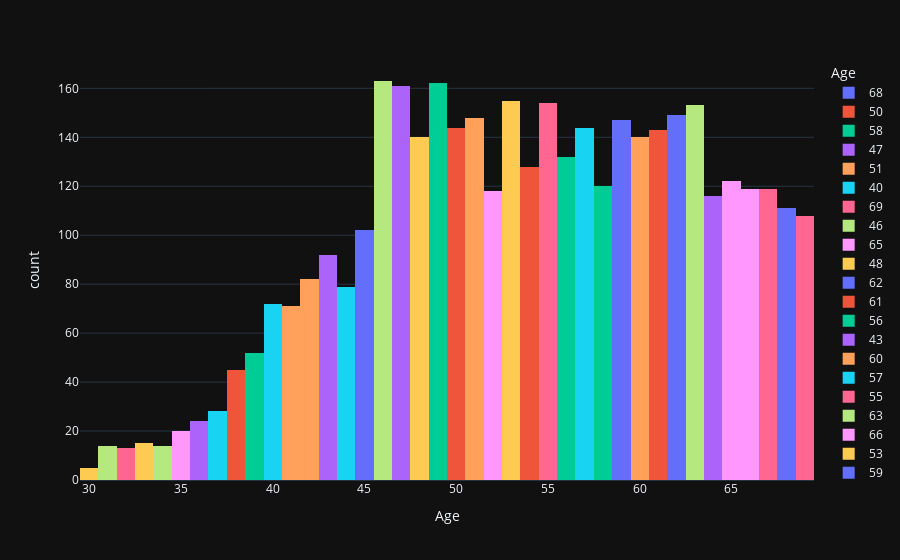
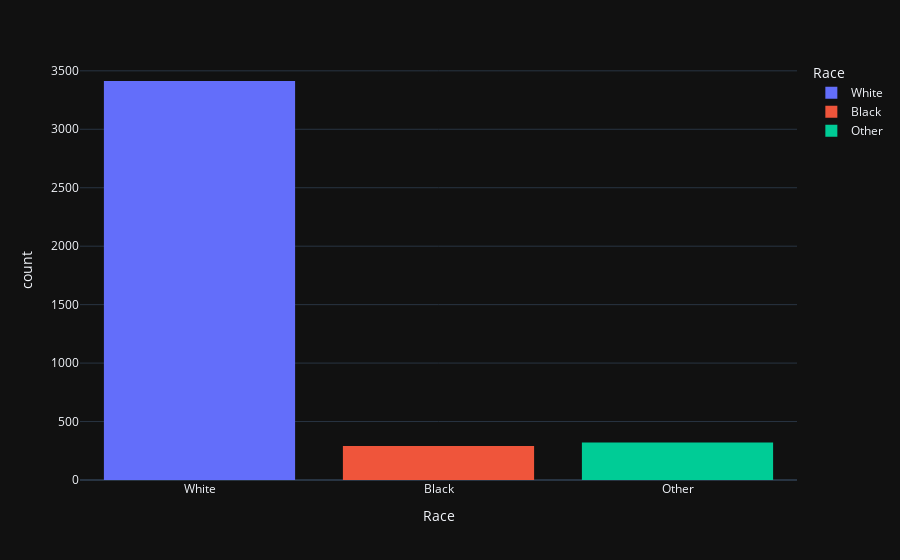
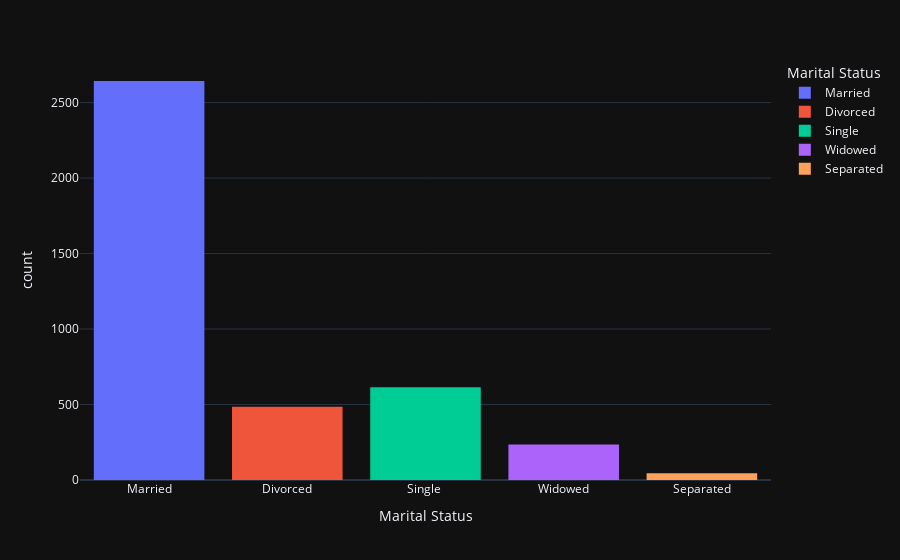
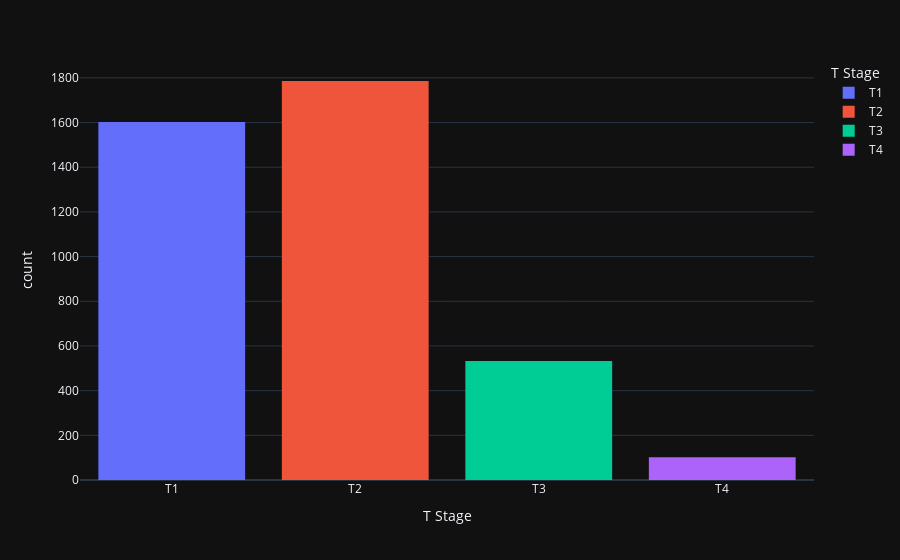

Here is the notebook cell these charts were saved with, in order:
### Code cell
for i in l.columns:
    gra(l,i)

### Figure 1 — Plotly figure (JSON) as saved in the notebook; plotly's stock layout.template omitted (floating-point values rounded to 4 significant figures; data arrays with more than 128 entries replaced by an {"elided": "..."} marker saying what was removed)
{"data": [{"alignmentgroup": "True", "bingroup": "x", "hovertemplate": "Age=%{x}<br>count=%{y}<extra></extra>", "legendgroup": "68", "marker": {"color": "#636efa", "pattern": {"shape": ""}}, "name": "68", "offsetgroup": "68", "orientation": "v", "showlegend": true, "type": "histogram", "x": [68, 68, 68, 68, 68, 68, 68, 68, 68, 68, 68, 68, 68, 68, 68, 68, 68, 68, 68, 68, 68, 68, 68, 68, 68, 68, 68, 68, 68, 68, 68, 68, 68, 68, 68, 68, 68, 68, 68, 68, 68, 68, 68, 68, 68, 68, 68, 68, 68, 68, 68, 68, 68, 68, 68, 68, 68, 68, 68, 68, 68, 68, 68, 68, 68, 68, 68, 68, 68, 68, 68, 68, 68, 68, 68, 68, 68, 68, 68, 68, 68, 68, 68, 68, 68, 68, 68, 68, 68, 68, 68, 68, 68, 68, 68, 68, 68, 68, 68, 68, 68, 68, 68, 68, 68, 68, 68, 68, 68, 68, 68], "xaxis": "x", "yaxis": "y"}, {"alignmentgroup": "True", "bingroup": "x", "hovertemplate": "Age=%{x}<br>count=%{y}<extra></extra>", "legendgroup": "50", "marker": {"color": "#EF553B", "pattern": {"shape": ""}}, "name": "50", "offsetgroup": "50", "orientation": "v", "showlegend": true, "type": "histogram", "x": {"elided": "144 int values"}, "xaxis": "x", "yaxis": "y"}, {"alignmentgroup": "True", "bingroup": "x", "hovertemplate": "Age=%{x}<br>count=%{y}<extra></extra>", "legendgroup": "58", "marker": {"color": "#00cc96", "pattern": {"shape": ""}}, "name": "58", "offsetgroup": "58", "orientation": "v", "showlegend": true, "type": "histogram", "x": [58, 58, 58, 58, 58, 58, 58, 58, 58, 58, 58, 58, 58, 58, 58, 58, 58, 58, 58, 58, 58, 58, 58, 58, 58, 58, 58, 58, 58, 58, 58, 58, 58, 58, 58, 58, 58, 58, 58, 58, 58, 58, 58, 58, 58, 58, 58, 58, 58, 58, 58, 58, 58, 58, 58, 58, 58, 58, 58, 58, 58, 58, 58, 58, 58, 58, 58, 58, 58, 58, 58, 58, 58, 58, 58, 58, 58, 58, 58, 58, 58, 58, 58, 58, 58, 58, 58, 58, 58, 58, 58, 58, 58, 58, 58, 58, 58, 58, 58, 58, 58, 58, 58, 58, 58, 58, 58, 58, 58, 58, 58, 58, 58, 58, 58, 58, 58, 58, 58, 58], "xaxis": "x", "yaxis": "y"}, {"alignmentgroup": "True", "bingroup": "x", "hovertemplate": "Age=%{x}<br>count=%{y}<extra></extra>", "legendgroup": "47", "marker": {"color": "#ab63fa", "pattern": {"shape": ""}}, "name": "47", "offsetgroup": "47", "orientation": "v", "showlegend": true, "type": "histogram", "x": {"elided": "161 int values"}, "xaxis": "x", "yaxis": "y"}, {"alignmentgroup": "True", "bingroup": "x", "hovertemplate": "Age=%{x}<br>count=%{y}<extra></extra>", "legendgroup": "51", "marker": {"color": "#FFA15A", "pattern": {"shape": ""}}, "name": "51", "offsetgroup": "51", "orientation": "v", "showlegend": true, "type": "histogram", "x": {"elided": "148 int values"}, "xaxis": "x", "yaxis": "y"}, {"alignmentgroup": "True", "bingroup": "x", "hovertemplate": "Age=%{x}<br>count=%{y}<extra></extra>", "legendgroup": "40", "marker": {"color": "#19d3f3", "pattern": {"shape": ""}}, "name": "40", "offsetgroup": "40", "orientation": "v", "showlegend": true, "type": "histogram", "x": [40, 40, 40, 40, 40, 40, 40, 40, 40, 40, 40, 40, 40, 40, 40, 40, 40, 40, 40, 40, 40, 40, 40, 40, 40, 40, 40, 40, 40, 40, 40, 40, 40, 40, 40, 40, 40, 40, 40, 40, 40, 40, 40, 40, 40, 40, 40, 40, 40, 40, 40, 40, 40, 40, 40, 40, 40, 40, 40, 40, 40, 40, 40, 40, 40, 40, 40, 40, 40, 40, 40, 40], "xaxis": "x", "yaxis": "y"}, {"alignmentgroup": "True", "bingroup": "x", "hovertemplate": "Age=%{x}<br>count=%{y}<extra></extra>", "legendgroup": "69", "marker": {"color": "#FF6692", "pattern": {"shape": ""}}, "name": "69", "offsetgroup": "69", "orientation": "v", "showlegend": true, "type": "histogram", "x": [69, 69, 69, 69, 69, 69, 69, 69, 69, 69, 69, 69, 69, 69, 69, 69, 69, 69, 69, 69, 69, 69, 69, 69, 69, 69, 69, 69, 69, 69, 69, 69, 69, 69, 69, 69, 69, 69, 69, 69, 69, 69, 69, 69, 69, 69, 69, 69, 69, 69, 69, 69, 69, 69, 69, 69, 69, 69, 69, 69, 69, 69, 69, 69, 69, 69, 69, 69, 69, 69, 69, 69, 69, 69, 69, 69, 69, 69, 69, 69, 69, 69, 69, 69, 69, 69, 69, 69, 69, 69, 69, 69, 69, 69, 69, 69, 69, 69, 69, 69, 69, 69, 69, 69, 69, 69, 69, 69], "xaxis": "x", "yaxis": "y"}, {"alignmentgroup": "True", "bingroup": "x", "hovertemplate": "Age=%{x}<br>count=%{y}<extra></extra>", "legendgroup": "46", "marker": {"color": "#B6E880", "pattern": {"shape": ""}}, "name": "46", "offsetgroup": "46", "orientation": "v", "showlegend": true, "type": "histogram", "x": {"elided": "163 int values"}, "xaxis": "x", "yaxis": "y"}, {"alignmentgroup": "True", "bingroup": "x", "hovertemplate": "Age=%{x}<br>count=%{y}<extra></extra>", "legendgroup": "65", "marker": {"color": "#FF97FF", "pattern": {"shape": ""}}, "name": "65", "offsetgroup": "65", "orientation": "v", "showlegend": true, "type": "histogram", "x": [65, 65, 65, 65, 65, 65, 65, 65, 65, 65, 65, 65, 65, 65, 65, 65, 65, 65, 65, 65, 65, 65, 65, 65, 65, 65, 65, 65, 65, 65, 65, 65, 65, 65, 65, 65, 65, 65, 65, 65, 65, 65, 65, 65, 65, 65, 65, 65, 65, 65, 65, 65, 65, 65, 65, 65, 65, 65, 65, 65, 65, 65, 65, 65, 65, 65, 65, 65, 65, 65, 65, 65, 65, 65, 65, 65, 65, 65, 65, 65, 65, 65, 65, 65, 65, 65, 65, 65, 65, 65, 65, 65, 65, 65, 65, 65, 65, 65, 65, 65, 65, 65, 65, 65, 65, 65, 65, 65, 65, 65, 65, 65, 65, 65, 65, 65, 65, 65, 65, 65, 65, 65], "xaxis": "x", "yaxis": "y"}, {"alignmentgroup": "True", "bingroup": "x", "hovertemplate": "Age=%{x}<br>count=%{y}<extra></extra>", "legendgroup": "48", "marker": {"color": "#FECB52", "pattern": {"shape": ""}}, "name": "48", "offsetgroup": "48", "orientation": "v", "showlegend": true, "type": "histogram", "x": {"elided": "140 int values"}, "xaxis": "x", "yaxis": "y"}, {"alignmentgroup": "True", "bingroup": "x", "hovertemplate": "Age=%{x}<br>count=%{y}<extra></extra>", "legendgroup": "62", "marker": {"color": "#636efa", "pattern": {"shape": ""}}, "name": "62", "offsetgroup": "62", "orientation": "v", "showlegend": true, "type": "histogram", "x": {"elided": "149 int values"}, "xaxis": "x", "yaxis": "y"}, {"alignmentgroup": "True", "bingroup": "x", "hovertemplate": "Age=%{x}<br>count=%{y}<extra></extra>", "legendgroup": "61", "marker": {"color": "#EF553B", "pattern": {"shape": ""}}, "name": "61", "offsetgroup": "61", "orientation": "v", "showlegend": true, "type": "histogram", "x": {"elided": "143 int values"}, "xaxis": "x", "yaxis": "y"}, {"alignmentgroup": "True", "bingroup": "x", "hovertemplate": "Age=%{x}<br>count=%{y}<extra></extra>", "legendgroup": "56", "marker": {"color": "#00cc96", "pattern": {"shape": ""}}, "name": "56", "offsetgroup": "56", "orientation": "v", "showlegend": true, "type": "histogram", "x": {"elided": "132 int values"}, "xaxis": "x", "yaxis": "y"}, {"alignmentgroup": "True", "bingroup": "x", "hovertemplate": "Age=%{x}<br>count=%{y}<extra></extra>", "legendgroup": "43", "marker": {"color": "#ab63fa", "pattern": {"shape": ""}}, "name": "43", "offsetgroup": "43", "orientation": "v", "showlegend": true, "type": "histogram", "x": [43, 43, 43, 43, 43, 43, 43, 43, 43, 43, 43, 43, 43, 43, 43, 43, 43, 43, 43, 43, 43, 43, 43, 43, 43, 43, 43, 43, 43, 43, 43, 43, 43, 43, 43, 43, 43, 43, 43, 43, 43, 43, 43, 43, 43, 43, 43, 43, 43, 43, 43, 43, 43, 43, 43, 43, 43, 43, 43, 43, 43, 43, 43, 43, 43, 43, 43, 43, 43, 43, 43, 43, 43, 43, 43, 43, 43, 43, 43, 43, 43, 43, 43, 43, 43, 43, 43, 43, 43, 43, 43, 43], "xaxis": "x", "yaxis": "y"}, {"alignmentgroup": "True", "bingroup": "x", "hovertemplate": "Age=%{x}<br>count=%{y}<extra></extra>", "legendgroup": "60", "marker": {"color": "#FFA15A", "pattern": {"shape": ""}}, "name": "60", "offsetgroup": "60", "orientation": "v", "showlegend": true, "type": "histogram", "x": {"elided": "140 int values"}, "xaxis": "x", "yaxis": "y"}, {"alignmentgroup": "True", "bingroup": "x", "hovertemplate": "Age=%{x}<br>count=%{y}<extra></extra>", "legendgroup": "57", "marker": {"color": "#19d3f3", "pattern": {"shape": ""}}, "name": "57", "offsetgroup": "57", "orientation": "v", "showlegend": true, "type": "histogram", "x": {"elided": "144 int values"}, "xaxis": "x", "yaxis": "y"}, {"alignmentgroup": "True", "bingroup": "x", "hovertemplate": "Age=%{x}<br>count=%{y}<extra></extra>", "legendgroup": "55", "marker": {"color": "#FF6692", "pattern": {"shape": ""}}, "name": "55", "offsetgroup": "55", "orientation": "v", "showlegend": true, "type": "histogram", "x": {"elided": "154 int values"}, "xaxis": "x", "yaxis": "y"}, {"alignmentgroup": "True", "bingroup": "x", "hovertemplate": "Age=%{x}<br>count=%{y}<extra></extra>", "legendgroup": "63", "marker": {"color": "#B6E880", "pattern": {"shape": ""}}, "name": "63", "offsetgroup": "63", "orientation": "v", "showlegend": true, "type": "histogram", "x": {"elided": "153 int values"}, "xaxis": "x", "yaxis": "y"}, {"alignmentgroup": "True", "bingroup": "x", "hovertemplate": "Age=%{x}<br>count=%{y}<extra></extra>", "legendgroup": "66", "marker": {"color": "#FF97FF", "pattern": {"shape": ""}}, "name": "66", "offsetgroup": "66", "orientation": "v", "showlegend": true, "type": "histogram", "x": [66, 66, 66, 66, 66, 66, 66, 66, 66, 66, 66, 66, 66, 66, 66, 66, 66, 66, 66, 66, 66, 66, 66, 66, 66, 66, 66, 66, 66, 66, 66, 66, 66, 66, 66, 66, 66, 66, 66, 66, 66, 66, 66, 66, 66, 66, 66, 66, 66, 66, 66, 66, 66, 66, 66, 66, 66, 66, 66, 66, 66, 66, 66, 66, 66, 66, 66, 66, 66, 66, 66, 66, 66, 66, 66, 66, 66, 66, 66, 66, 66, 66, 66, 66, 66, 66, 66, 66, 66, 66, 66, 66, 66, 66, 66, 66, 66, 66, 66, 66, 66, 66, 66, 66, 66, 66, 66, 66, 66, 66, 66, 66, 66, 66, 66, 66, 66, 66, 66], "xaxis": "x", "yaxis": "y"}, {"alignmentgroup": "True", "bingroup": "x", "hovertemplate": "Age=%{x}<br>count=%{y}<extra></extra>", "legendgroup": "53", "marker": {"color": "#FECB52", "pattern": {"shape": ""}}, "name": "53", "offsetgroup": "53", "orientation": "v", "showlegend": true, "type": "histogram", "x": {"elided": "155 int values"}, "xaxis": "x", "yaxis": "y"}, {"alignmentgroup": "True", "bingroup": "x", "hovertemplate": "Age=%{x}<br>count=%{y}<extra></extra>", "legendgroup": "59", "marker": {"color": "#636efa", "pattern": {"shape": ""}}, "name": "59", "offsetgroup": "59", "orientation": "v", "showlegend": true, "type": "histogram", "x": {"elided": "147 int values"}, "xaxis": "x", "yaxis": "y"}, {"alignmentgroup": "True", "bingroup": "x", "hovertemplate": "Age=%{x}<br>count=%{y}<extra></extra>", "legendgroup": "54", "marker": {"color": "#EF553B", "pattern": {"shape": ""}}, "name": "54", "offsetgroup": "54", "orientation": "v", "showlegend": true, "type": "histogram", "x": [54, 54, 54, 54, 54, 54, 54, 54, 54, 54, 54, 54, 54, 54, 54, 54, 54, 54, 54, 54, 54, 54, 54, 54, 54, 54, 54, 54, 54, 54, 54, 54, 54, 54, 54, 54, 54, 54, 54, 54, 54, 54, 54, 54, 54, 54, 54, 54, 54, 54, 54, 54, 54, 54, 54, 54, 54, 54, 54, 54, 54, 54, 54, 54, 54, 54, 54, 54, 54, 54, 54, 54, 54, 54, 54, 54, 54, 54, 54, 54, 54, 54, 54, 54, 54, 54, 54, 54, 54, 54, 54, 54, 54, 54, 54, 54, 54, 54, 54, 54, 54, 54, 54, 54, 54, 54, 54, 54, 54, 54, 54, 54, 54, 54, 54, 54, 54, 54, 54, 54, 54, 54, 54, 54, 54, 54, 54, 54], "xaxis": "x", "yaxis": "y"}, {"alignmentgroup": "True", "bingroup": "x", "hovertemplate": "Age=%{x}<br>count=%{y}<extra></extra>", "legendgroup": "49", "marker": {"color": "#00cc96", "pattern": {"shape": ""}}, "name": "49", "offsetgroup": "49", "orientation": "v", "showlegend": true, "type": "histogram", "x": {"elided": "162 int values"}, "xaxis": "x", "yaxis": "y"}, {"alignmentgroup": "True", "bingroup": "x", "hovertemplate": "Age=%{x}<br>count=%{y}<extra></extra>", "legendgroup": "64", "marker": {"color": "#ab63fa", "pattern": {"shape": ""}}, "name": "64", "offsetgroup": "64", "orientation": "v", "showlegend": true, "type": "histogram", "x": [64, 64, 64, 64, 64, 64, 64, 64, 64, 64, 64, 64, 64, 64, 64, 64, 64, 64, 64, 64, 64, 64, 64, 64, 64, 64, 64, 64, 64, 64, 64, 64, 64, 64, 64, 64, 64, 64, 64, 64, 64, 64, 64, 64, 64, 64, 64, 64, 64, 64, 64, 64, 64, 64, 64, 64, 64, 64, 64, 64, 64, 64, 64, 64, 64, 64, 64, 64, 64, 64, 64, 64, 64, 64, 64, 64, 64, 64, 64, 64, 64, 64, 64, 64, 64, 64, 64, 64, 64, 64, 64, 64, 64, 64, 64, 64, 64, 64, 64, 64, 64, 64, 64, 64, 64, 64, 64, 64, 64, 64, 64, 64, 64, 64, 64, 64], "xaxis": "x", "yaxis": "y"}, {"alignmentgroup": "True", "bingroup": "x", "hovertemplate": "Age=%{x}<br>count=%{y}<extra></extra>", "legendgroup": "42", "marker": {"color": "#FFA15A", "pattern": {"shape": ""}}, "name": "42", "offsetgroup": "42", "orientation": "v", "showlegend": true, "type": "histogram", "x": [42, 42, 42, 42, 42, 42, 42, 42, 42, 42, 42, 42, 42, 42, 42, 42, 42, 42, 42, 42, 42, 42, 42, 42, 42, 42, 42, 42, 42, 42, 42, 42, 42, 42, 42, 42, 42, 42, 42, 42, 42, 42, 42, 42, 42, 42, 42, 42, 42, 42, 42, 42, 42, 42, 42, 42, 42, 42, 42, 42, 42, 42, 42, 42, 42, 42, 42, 42, 42, 42, 42, 42, 42, 42, 42, 42, 42, 42, 42, 42, 42, 42], "xaxis": "x", "yaxis": "y"}, {"alignmentgroup": "True", "bingroup": "x", "hovertemplate": "Age=%{x}<br>count=%{y}<extra></extra>", "legendgroup": "37", "marker": {"color": "#19d3f3", "pattern": {"shape": ""}}, "name": "37", "offsetgroup": "37", "orientation": "v", "showlegend": true, "type": "histogram", "x": [37, 37, 37, 37, 37, 37, 37, 37, 37, 37, 37, 37, 37, 37, 37, 37, 37, 37, 37, 37, 37, 37, 37, 37, 37, 37, 37, 37], "xaxis": "x", "yaxis": "y"}, {"alignmentgroup": "True", "bingroup": "x", "hovertemplate": "Age=%{x}<br>count=%{y}<extra></extra>", "legendgroup": "67", "marker": {"color": "#FF6692", "pattern": {"shape": ""}}, "name": "67", "offsetgroup": "67", "orientation": "v", "showlegend": true, "type": "histogram", "x": [67, 67, 67, 67, 67, 67, 67, 67, 67, 67, 67, 67, 67, 67, 67, 67, 67, 67, 67, 67, 67, 67, 67, 67, 67, 67, 67, 67, 67, 67, 67, 67, 67, 67, 67, 67, 67, 67, 67, 67, 67, 67, 67, 67, 67, 67, 67, 67, 67, 67, 67, 67, 67, 67, 67, 67, 67, 67, 67, 67, 67, 67, 67, 67, 67, 67, 67, 67, 67, 67, 67, 67, 67, 67, 67, 67, 67, 67, 67, 67, 67, 67, 67, 67, 67, 67, 67, 67, 67, 67, 67, 67, 67, 67, 67, 67, 67, 67, 67, 67, 67, 67, 67, 67, 67, 67, 67, 67, 67, 67, 67, 67, 67, 67, 67, 67, 67, 67, 67], "xaxis": "x", "yaxis": "y"}, {"alignmentgroup": "True", "bingroup": "x", "hovertemplate": "Age=%{x}<br>count=%{y}<extra></extra>", "legendgroup": "31", "marker": {"color": "#B6E880", "pattern": {"shape": ""}}, "name": "31", "offsetgroup": "31", "orientation": "v", "showlegend": true, "type": "histogram", "x": [31, 31, 31, 31, 31, 31, 31, 31, 31, 31, 31, 31, 31, 31], "xaxis": "x", "yaxis": "y"}, {"alignmentgroup": "True", "bingroup": "x", "hovertemplate": "Age=%{x}<br>count=%{y}<extra></extra>", "legendgroup": "52", "marker": {"color": "#FF97FF", "pattern": {"shape": ""}}, "name": "52", "offsetgroup": "52", "orientation": "v", "showlegend": true, "type": "histogram", "x": [52, 52, 52, 52, 52, 52, 52, 52, 52, 52, 52, 52, 52, 52, 52, 52, 52, 52, 52, 52, 52, 52, 52, 52, 52, 52, 52, 52, 52, 52, 52, 52, 52, 52, 52, 52, 52, 52, 52, 52, 52, 52, 52, 52, 52, 52, 52, 52, 52, 52, 52, 52, 52, 52, 52, 52, 52, 52, 52, 52, 52, 52, 52, 52, 52, 52, 52, 52, 52, 52, 52, 52, 52, 52, 52, 52, 52, 52, 52, 52, 52, 52, 52, 52, 52, 52, 52, 52, 52, 52, 52, 52, 52, 52, 52, 52, 52, 52, 52, 52, 52, 52, 52, 52, 52, 52, 52, 52, 52, 52, 52, 52, 52, 52, 52, 52, 52, 52], "xaxis": "x", "yaxis": "y"}, {"alignmentgroup": "True", "bingroup": "x", "hovertemplate": "Age=%{x}<br>count=%{y}<extra></extra>", "legendgroup": "33", "marker": {"color": "#FECB52", "pattern": {"shape": ""}}, "name": "33", "offsetgroup": "33", "orientation": "v", "showlegend": true, "type": "histogram", "x": [33, 33, 33, 33, 33, 33, 33, 33, 33, 33, 33, 33, 33, 33, 33], "xaxis": "x", "yaxis": "y"}, {"alignmentgroup": "True", "bingroup": "x", "hovertemplate": "Age=%{x}<br>count=%{y}<extra></extra>", "legendgroup": "45", "marker": {"color": "#636efa", "pattern": {"shape": ""}}, "name": "45", "offsetgroup": "45", "orientation": "v", "showlegend": true, "type": "histogram", "x": [45, 45, 45, 45, 45, 45, 45, 45, 45, 45, 45, 45, 45, 45, 45, 45, 45, 45, 45, 45, 45, 45, 45, 45, 45, 45, 45, 45, 45, 45, 45, 45, 45, 45, 45, 45, 45, 45, 45, 45, 45, 45, 45, 45, 45, 45, 45, 45, 45, 45, 45, 45, 45, 45, 45, 45, 45, 45, 45, 45, 45, 45, 45, 45, 45, 45, 45, 45, 45, 45, 45, 45, 45, 45, 45, 45, 45, 45, 45, 45, 45, 45, 45, 45, 45, 45, 45, 45, 45, 45, 45, 45, 45, 45, 45, 45, 45, 45, 45, 45, 45, 45], "xaxis": "x", "yaxis": "y"}, {"alignmentgroup": "True", "bingroup": "x", "hovertemplate": "Age=%{x}<br>count=%{y}<extra></extra>", "legendgroup": "38", "marker": {"color": "#EF553B", "pattern": {"shape": ""}}, "name": "38", "offsetgroup": "38", "orientation": "v", "showlegend": true, "type": "histogram", "x": [38, 38, 38, 38, 38, 38, 38, 38, 38, 38, 38, 38, 38, 38, 38, 38, 38, 38, 38, 38, 38, 38, 38, 38, 38, 38, 38, 38, 38, 38, 38, 38, 38, 38, 38, 38, 38, 38, 38, 38, 38, 38, 38, 38, 38], "xaxis": "x", "yaxis": "y"}, {"alignmentgroup": "True", "bingroup": "x", "hovertemplate": "Age=%{x}<br>count=%{y}<extra></extra>", "legendgroup": "39", "marker": {"color": "#00cc96", "pattern": {"shape": ""}}, "name": "39", "offsetgroup": "39", "orientation": "v", "showlegend": true, "type": "histogram", "x": [39, 39, 39, 39, 39, 39, 39, 39, 39, 39, 39, 39, 39, 39, 39, 39, 39, 39, 39, 39, 39, 39, 39, 39, 39, 39, 39, 39, 39, 39, 39, 39, 39, 39, 39, 39, 39, 39, 39, 39, 39, 39, 39, 39, 39, 39, 39, 39, 39, 39, 39, 39], "xaxis": "x", "yaxis": "y"}, {"alignmentgroup": "True", "bingroup": "x", "hovertemplate": "Age=%{x}<br>count=%{y}<extra></extra>", "legendgroup": "36", "marker": {"color": "#ab63fa", "pattern": {"shape": ""}}, "name": "36", "offsetgroup": "36", "orientation": "v", "showlegend": true, "type": "histogram", "x": [36, 36, 36, 36, 36, 36, 36, 36, 36, 36, 36, 36, 36, 36, 36, 36, 36, 36, 36, 36, 36, 36, 36, 36], "xaxis": "x", "yaxis": "y"}, {"alignmentgroup": "True", "bingroup": "x", "hovertemplate": "Age=%{x}<br>count=%{y}<extra></extra>", "legendgroup": "41", "marker": {"color": "#FFA15A", "pattern": {"shape": ""}}, "name": "41", "offsetgroup": "41", "orientation": "v", "showlegend": true, "type": "histogram", "x": [41, 41, 41, 41, 41, 41, 41, 41, 41, 41, 41, 41, 41, 41, 41, 41, 41, 41, 41, 41, 41, 41, 41, 41, 41, 41, 41, 41, 41, 41, 41, 41, 41, 41, 41, 41, 41, 41, 41, 41, 41, 41, 41, 41, 41, 41, 41, 41, 41, 41, 41, 41, 41, 41, 41, 41, 41, 41, 41, 41, 41, 41, 41, 41, 41, 41, 41, 41, 41, 41, 41], "xaxis": "x", "yaxis": "y"}, {"alignmentgroup": "True", "bingroup": "x", "hovertemplate": "Age=%{x}<br>count=%{y}<extra></extra>", "legendgroup": "44", "marker": {"color": "#19d3f3", "pattern": {"shape": ""}}, "name": "44", "offsetgroup": "44", "orientation": "v", "showlegend": true, "type": "histogram", "x": [44, 44, 44, 44, 44, 44, 44, 44, 44, 44, 44, 44, 44, 44, 44, 44, 44, 44, 44, 44, 44, 44, 44, 44, 44, 44, 44, 44, 44, 44, 44, 44, 44, 44, 44, 44, 44, 44, 44, 44, 44, 44, 44, 44, 44, 44, 44, 44, 44, 44, 44, 44, 44, 44, 44, 44, 44, 44, 44, 44, 44, 44, 44, 44, 44, 44, 44, 44, 44, 44, 44, 44, 44, 44, 44, 44, 44, 44, 44], "xaxis": "x", "yaxis": "y"}, {"alignmentgroup": "True", "bingroup": "x", "hovertemplate": "Age=%{x}<br>count=%{y}<extra></extra>", "legendgroup": "32", "marker": {"color": "#FF6692", "pattern": {"shape": ""}}, "name": "32", "offsetgroup": "32", "orientation": "v", "showlegend": true, "type": "histogram", "x": [32, 32, 32, 32, 32, 32, 32, 32, 32, 32, 32, 32, 32], "xaxis": "x", "yaxis": "y"}, {"alignmentgroup": "True", "bingroup": "x", "hovertemplate": "Age=%{x}<br>count=%{y}<extra></extra>", "legendgroup": "34", "marker": {"color": "#B6E880", "pattern": {"shape": ""}}, "name": "34", "offsetgroup": "34", "orientation": "v", "showlegend": true, "type": "histogram", "x": [34, 34, 34, 34, 34, 34, 34, 34, 34, 34, 34, 34, 34, 34], "xaxis": "x", "yaxis": "y"}, {"alignmentgroup": "True", "bingroup": "x", "hovertemplate": "Age=%{x}<br>count=%{y}<extra></extra>", "legendgroup": "35", "marker": {"color": "#FF97FF", "pattern": {"shape": ""}}, "name": "35", "offsetgroup": "35", "orientation": "v", "showlegend": true, "type": "histogram", "x": [35, 35, 35, 35, 35, 35, 35, 35, 35, 35, 35, 35, 35, 35, 35, 35, 35, 35, 35, 35], "xaxis": "x", "yaxis": "y"}, {"alignmentgroup": "True", "bingroup": "x", "hovertemplate": "Age=%{x}<br>count=%{y}<extra></extra>", "legendgroup": "30", "marker": {"color": "#FECB52", "pattern": {"shape": ""}}, "name": "30", "offsetgroup": "30", "orientation": "v", "showlegend": true, "type": "histogram", "x": [30, 30, 30, 30, 30], "xaxis": "x", "yaxis": "y"}], "layout": {"barmode": "relative", "legend": {"title": {"text": "Age"}, "tracegroupgap": 0}, "margin": {"t": 60}, "xaxis": {"anchor": "y", "categoryarray": [68, 50, 58, 47, 51, 40, 69, 46, 65, 48, 62, 61, 56, 43, 60, 57, 55, 63, 66, 53, 59, 54, 49, 64, 42, 37, 67, 31, 52, 33, 45, 38, 39, 36, 41, 44, 32, 34, 35, 30], "categoryorder": "array", "domain": [0, 1], "title": {"text": "Age"}}, "yaxis": {"anchor": "x", "domain": [0, 1], "title": {"text": "count"}}}}

### Figure 2 — Plotly figure (JSON) as saved in the notebook; plotly's stock layout.template omitted (floating-point values rounded to 4 significant figures; data arrays with more than 128 entries replaced by an {"elided": "..."} marker saying what was removed)
{"data": [{"alignmentgroup": "True", "bingroup": "x", "hovertemplate": "Race=%{x}<br>count=%{y}<extra></extra>", "legendgroup": "White", "marker": {"color": "#636efa", "pattern": {"shape": ""}}, "name": "White", "offsetgroup": "White", "orientation": "v", "showlegend": true, "type": "histogram", "x": {"elided": "3413 str values"}, "xaxis": "x", "yaxis": "y"}, {"alignmentgroup": "True", "bingroup": "x", "hovertemplate": "Race=%{x}<br>count=%{y}<extra></extra>", "legendgroup": "Black", "marker": {"color": "#EF553B", "pattern": {"shape": ""}}, "name": "Black", "offsetgroup": "Black", "orientation": "v", "showlegend": true, "type": "histogram", "x": {"elided": "291 str values"}, "xaxis": "x", "yaxis": "y"}, {"alignmentgroup": "True", "bingroup": "x", "hovertemplate": "Race=%{x}<br>count=%{y}<extra></extra>", "legendgroup": "Other", "marker": {"color": "#00cc96", "pattern": {"shape": ""}}, "name": "Other", "offsetgroup": "Other", "orientation": "v", "showlegend": true, "type": "histogram", "x": {"elided": "320 str values"}, "xaxis": "x", "yaxis": "y"}], "layout": {"barmode": "relative", "legend": {"title": {"text": "Race"}, "tracegroupgap": 0}, "margin": {"t": 60}, "xaxis": {"anchor": "y", "categoryarray": ["White", "Black", "Other"], "categoryorder": "array", "domain": [0, 1], "title": {"text": "Race"}}, "yaxis": {"anchor": "x", "domain": [0, 1], "title": {"text": "count"}}}}

### Figure 3 — Plotly figure (JSON) as saved in the notebook; plotly's stock layout.template omitted (floating-point values rounded to 4 significant figures; data arrays with more than 128 entries replaced by an {"elided": "..."} marker saying what was removed)
{"data": [{"alignmentgroup": "True", "bingroup": "x", "hovertemplate": "Marital Status=%{x}<br>count=%{y}<extra></extra>", "legendgroup": "Married", "marker": {"color": "#636efa", "pattern": {"shape": ""}}, "name": "Married", "offsetgroup": "Married", "orientation": "v", "showlegend": true, "type": "histogram", "x": {"elided": "2643 str values"}, "xaxis": "x", "yaxis": "y"}, {"alignmentgroup": "True", "bingroup": "x", "hovertemplate": "Marital Status=%{x}<br>count=%{y}<extra></extra>", "legendgroup": "Divorced", "marker": {"color": "#EF553B", "pattern": {"shape": ""}}, "name": "Divorced", "offsetgroup": "Divorced", "orientation": "v", "showlegend": true, "type": "histogram", "x": {"elided": "486 str values"}, "xaxis": "x", "yaxis": "y"}, {"alignmentgroup": "True", "bingroup": "x", "hovertemplate": "Marital Status=%{x}<br>count=%{y}<extra></extra>", "legendgroup": "Single ", "marker": {"color": "#00cc96", "pattern": {"shape": ""}}, "name": "Single ", "offsetgroup": "Single ", "orientation": "v", "showlegend": true, "type": "histogram", "x": {"elided": "615 str values"}, "xaxis": "x", "yaxis": "y"}, {"alignmentgroup": "True", "bingroup": "x", "hovertemplate": "Marital Status=%{x}<br>count=%{y}<extra></extra>", "legendgroup": "Widowed", "marker": {"color": "#ab63fa", "pattern": {"shape": ""}}, "name": "Widowed", "offsetgroup": "Widowed", "orientation": "v", "showlegend": true, "type": "histogram", "x": {"elided": "235 str values"}, "xaxis": "x", "yaxis": "y"}, {"alignmentgroup": "True", "bingroup": "x", "hovertemplate": "Marital Status=%{x}<br>count=%{y}<extra></extra>", "legendgroup": "Separated", "marker": {"color": "#FFA15A", "pattern": {"shape": ""}}, "name": "Separated", "offsetgroup": "Separated", "orientation": "v", "showlegend": true, "type": "histogram", "x": ["Separated", "Separated", "Separated", "Separated", "Separated", "Separated", "Separated", "Separated", "Separated", "Separated", "Separated", "Separated", "Separated", "Separated", "Separated", "Separated", "Separated", "Separated", "Separated", "Separated", "Separated", "Separated", "Separated", "Separated", "Separated", "Separated", "Separated", "Separated", "Separated", "Separated", "Separated", "Separated", "Separated", "Separated", "Separated", "Separated", "Separated", "Separated", "Separated", "Separated", "Separated", "Separated", "Separated", "Separated", "Separated"], "xaxis": "x", "yaxis": "y"}], "layout": {"barmode": "relative", "legend": {"title": {"text": "Marital Status"}, "tracegroupgap": 0}, "margin": {"t": 60}, "xaxis": {"anchor": "y", "categoryarray": ["Married", "Divorced", "Single ", "Widowed", "Separated"], "categoryorder": "array", "domain": [0, 1], "title": {"text": "Marital Status"}}, "yaxis": {"anchor": "x", "domain": [0, 1], "title": {"text": "count"}}}}

### Figure 4 — Plotly figure (JSON) as saved in the notebook; plotly's stock layout.template omitted (floating-point values rounded to 4 significant figures; data arrays with more than 128 entries replaced by an {"elided": "..."} marker saying what was removed)
{"data": [{"alignmentgroup": "True", "bingroup": "x", "hovertemplate": "T Stage =%{x}<br>count=%{y}<extra></extra>", "legendgroup": "T1", "marker": {"color": "#636efa", "pattern": {"shape": ""}}, "name": "T1", "offsetgroup": "T1", "orientation": "v", "showlegend": true, "type": "histogram", "x": {"elided": "1603 str values"}, "xaxis": "x", "yaxis": "y"}, {"alignmentgroup": "True", "bingroup": "x", "hovertemplate": "T Stage =%{x}<br>count=%{y}<extra></extra>", "legendgroup": "T2", "marker": {"color": "#EF553B", "pattern": {"shape": ""}}, "name": "T2", "offsetgroup": "T2", "orientation": "v", "showlegend": true, "type": "histogram", "x": {"elided": "1786 str values"}, "xaxis": "x", "yaxis": "y"}, {"alignmentgroup": "True", "bingroup": "x", "hovertemplate": "T Stage =%{x}<br>count=%{y}<extra></extra>", "legendgroup": "T3", "marker": {"color": "#00cc96", "pattern": {"shape": ""}}, "name": "T3", "offsetgroup": "T3", "orientation": "v", "showlegend": true, "type": "histogram", "x": {"elided": "533 str values"}, "xaxis": "x", "yaxis": "y"}, {"alignmentgroup": "True", "bingroup": "x", "hovertemplate": "T Stage =%{x}<br>count=%{y}<extra></extra>", "legendgroup": "T4", "marker": {"color": "#ab63fa", "pattern": {"shape": ""}}, "name": "T4", "offsetgroup": "T4", "orientation": "v", "showlegend": true, "type": "histogram", "x": ["T4", "T4", "T4", "T4", "T4", "T4", "T4", "T4", "T4", "T4", "T4", "T4", "T4", "T4", "T4", "T4", "T4", "T4", "T4", "T4", "T4", "T4", "T4", "T4", "T4", "T4", "T4", "T4", "T4", "T4", "T4", "T4", "T4", "T4", "T4", "T4", "T4", "T4", "T4", "T4", "T4", "T4", "T4", "T4", "T4", "T4", "T4", "T4", "T4", "T4", "T4", "T4", "T4", "T4", "T4", "T4", "T4", "T4", "T4", "T4", "T4", "T4", "T4", "T4", "T4", "T4", "T4", "T4", "T4", "T4", "T4", "T4", "T4", "T4", "T4", "T4", "T4", "T4", "T4", "T4", "T4", "T4", "T4", "T4", "T4", "T4", "T4", "T4", "T4", "T4", "T4", "T4", "T4", "T4", "T4", "T4", "T4", "T4", "T4", "T4", "T4", "T4"], "xaxis": "x", "yaxis": "y"}], "layout": {"barmode": "relative", "legend": {"title": {"text": "T Stage "}, "tracegroupgap": 0}, "margin": {"t": 60}, "xaxis": {"anchor": "y", "categoryarray": ["T1", "T2", "T3", "T4"], "categoryorder": "array", "domain": [0, 1], "title": {"text": "T Stage "}}, "yaxis": {"anchor": "x", "domain": [0, 1], "title": {"text": "count"}}}}
